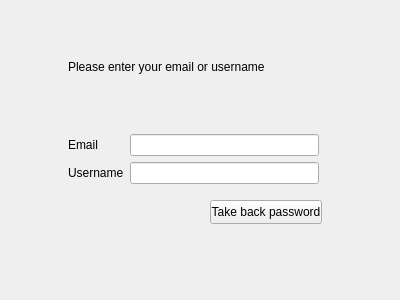
<?xml version="1.0" encoding="UTF-8"?>
<ui version="4.0">
 <class>forgotpassForm</class>
 <widget class="QWidget" name="forgotpassForm">
  <property name="geometry">
   <rect>
    <x>0</x>
    <y>0</y>
    <width>400</width>
    <height>300</height>
   </rect>
  </property>
  <property name="windowTitle">
   <string>Quên mật khẩu</string>
  </property>
  <widget class="QPushButton" name="pushButton_takebackpass">
   <property name="geometry">
    <rect>
     <x>210</x>
     <y>200</y>
     <width>112</width>
     <height>24</height>
    </rect>
   </property>
   <property name="text">
    <string>Take back password</string>
   </property>
  </widget>
  <widget class="QWidget" name="layoutWidget">
   <property name="geometry">
    <rect>
     <x>68</x>
     <y>60</y>
     <width>251</width>
     <height>124</height>
    </rect>
   </property>
   <layout class="QVBoxLayout" name="verticalLayout_3">
    <item>
     <widget class="QLabel" name="label_3">
      <property name="text">
       <string>Please enter your email or username</string>
      </property>
     </widget>
    </item>
    <item>
     <spacer name="verticalSpacer">
      <property name="orientation">
       <enum>Qt::Vertical</enum>
      </property>
      <property name="sizeHint" stdset="0">
       <size>
        <width>17</width>
        <height>17</height>
       </size>
      </property>
     </spacer>
    </item>
    <item>
     <layout class="QHBoxLayout" name="horizontalLayout">
      <item>
       <layout class="QVBoxLayout" name="verticalLayout_2">
        <item>
         <widget class="QLabel" name="label">
          <property name="text">
           <string>Email</string>
          </property>
         </widget>
        </item>
        <item>
         <widget class="QLabel" name="label_2">
          <property name="text">
           <string>Username</string>
          </property>
         </widget>
        </item>
       </layout>
      </item>
      <item>
       <layout class="QVBoxLayout" name="verticalLayout">
        <item>
         <widget class="QLineEdit" name="lineEdit_email"/>
        </item>
        <item>
         <widget class="QLineEdit" name="lineEdit_user"/>
        </item>
       </layout>
      </item>
     </layout>
    </item>
   </layout>
  </widget>
 </widget>
 <resources/>
 <connections/>
</ui>
